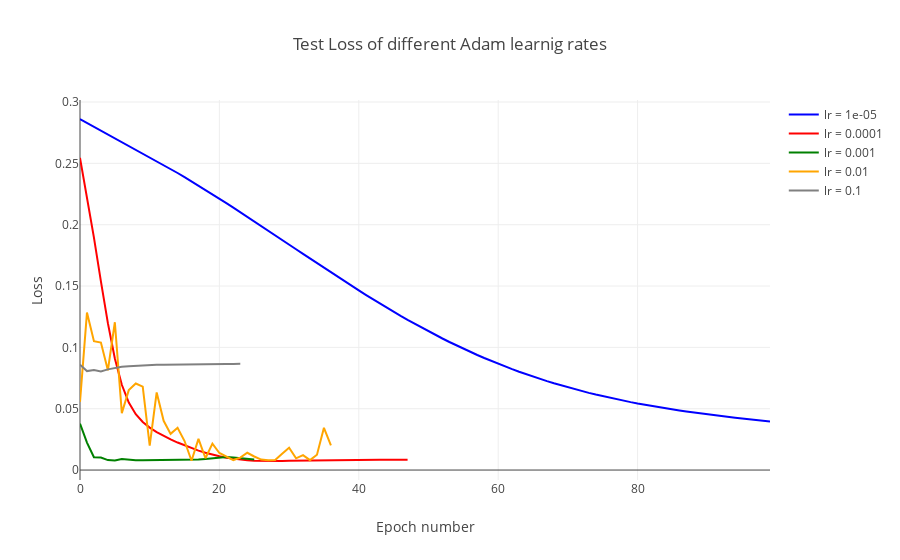

Notebook code for this chart:
### Code cell
# Adam
learning_rate = [0.00001,0.0001,0.001,0.01,0.1]
loss = []
for lr in learning_rate:
  optimizer = Adam(lr=lr, decay=1e-6)
  h = build_LSTM_model(X_train, Y_train, X_test, Y_test, 2, 256, 'tanh', 0, 'mean_squared_error', optimizer)
  loss.append(h.history['val_loss'])
  
#configure_plotly_browser_state()
plot_loss(learning_rate, 'Adam learnig rates', 'lr')
print('Best learning rate:', str(learning_rate[np.argmin([loss[0][-1],loss[1][-1],loss[2][-1],loss[3][-1],loss[4][-1]])]))
print('Best loss:', str(np.min([loss[0][-1],loss[1][-1],loss[2][-1],loss[3][-1],loss[4][-1]])))
